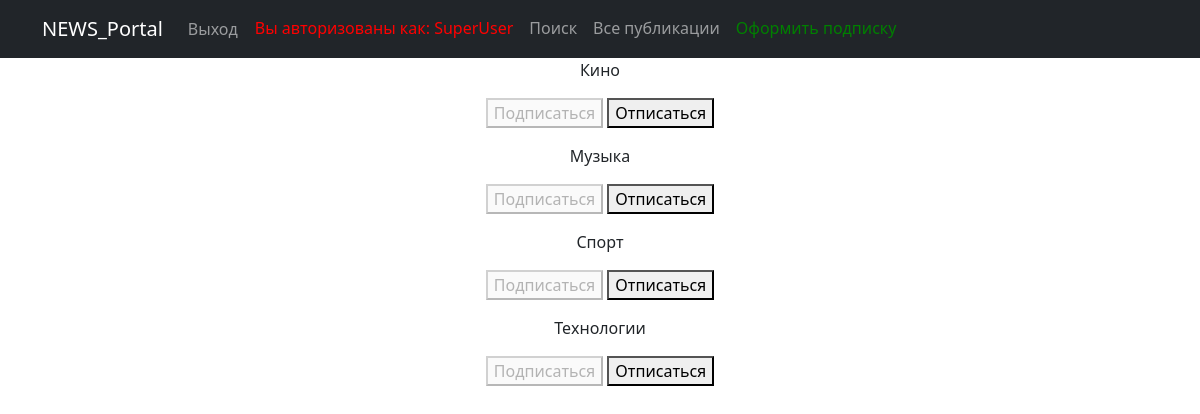
Screenshot of /post/subscriptions/ (signed in) with the database file from the repository.
### new_portal/models.py (models this page shows, shortened)
class Category(models.Model):
    name = models.CharField(max_length=64, unique=True)

### new_portal/views.py (the view, shortened to what this page needs)
# urls.py: path('subscriptions/', subscriptions, name='subscriptions'),
@login_required               # для того, что бы представление могли использовать только зарегистрированные пользователи
@csrf_protect                 # будет автоматически проверяться CSRF-токен в получаемых формах
def subscriptions(request):
    categories_with_subscriptions = Category.objects.annotate(
        user_subscribed=Exists(
            Subscription.objects.filter(
                user=request.user,
                category=OuterRef('pk'),
            )
        )
    ).order_by('name')
    return render(request, 'email/subscriptions.html', {'categories': categories_with_subscriptions},)

### new_portal/templates/email/subscriptions.html (shortened to what this page needs)
{% extends 'flatpages/default.html' %}
{% block content %}
<div class="features">
    {% for category in categories  %}
        <p>
            {{ category.name }}
            <form method="post">
                {% if category.user_subscribed %}
                    <button disabled>Подписаться</button>
                    <button name="action" value="unsubscribe">Отписаться</button>
                {% else %}
                    <button name="action" value="subscribe">Подписаться</button>
                    <button disabled>Отписаться</button>
                {% endif %}
            </form>
        </p>
    {% endfor %}
</div>
{% endblock content %}

### templates/flatpages/default.html (shortened to what this page needs)
<!DOCTYPE html>
<html lang="en">
    <head>
        {% load static %}
        <link href="{% static 'css/styles.css' %}" rel="stylesheet" />
    </head>
    <body>
        <nav class="navbar navbar-expand-lg navbar-dark bg-dark static-top">
            <div class="container">
                <a class="navbar-brand" href="#">NEWS_Portal</a>
                <div class="collapse navbar-collapse" id="navbarResponsive">
                    <ul class="navbar-nav ml-auto">
                        {% if request.user.is_authenticated %}
                            <li class="nav-item active">
                                <form action="{% url 'account_logout' %}" method="post" style="display: inline;">
                                    <button type="submit" class="nav-link btn btn-link">Выход</button>
                                </form>
                            </li>
                            <li class="nav-link" style="color: red">
                                Вы авторизованы как: {{ request.user.username }}</li>
                        {% else %}
                            <li class="nav-item active"><a class="nav-link" href="{% url 'account_signup' %}">Регистрация</a></li>
                            <li class="nav-item active"><a class="nav-link" href="{% url 'account_login' %}">Вход</a></li>
                        {% endif %}
                        <li class="nav-item active"><a class="nav-link" href="{% url 'post_search' %}">Поиск</a></li>
                        <li class="nav-item"><a class="nav-link" href="{% url 'post' %}">Все публикации</a></li>
                        {% if request.user.is_authenticated %}
                        <li class="nav-item"><a class="nav-link" style="color: green" href="{% url 'subscriptions' %}">Оформить подписку</a></li>
                        {% endif %}
                    </ul>
                </div>
            </div>
        </nav>
        <div class="container">
            <div class="row">
                <div class="col-lg-12 text-center">
                    {% block content %}{% endblock content %}
                </div>
            </div>
        </div>
    </body>
</html>

### rows the page displays
Category: name "Кино", shows "Подписаться"
Category: name "Музыка", shows "Подписаться"
Category: name "Спорт", shows "Подписаться"
Category: name "Технологии", shows "Подписаться"

### other values shown
{{ request.user.username }} "SuperUser"
